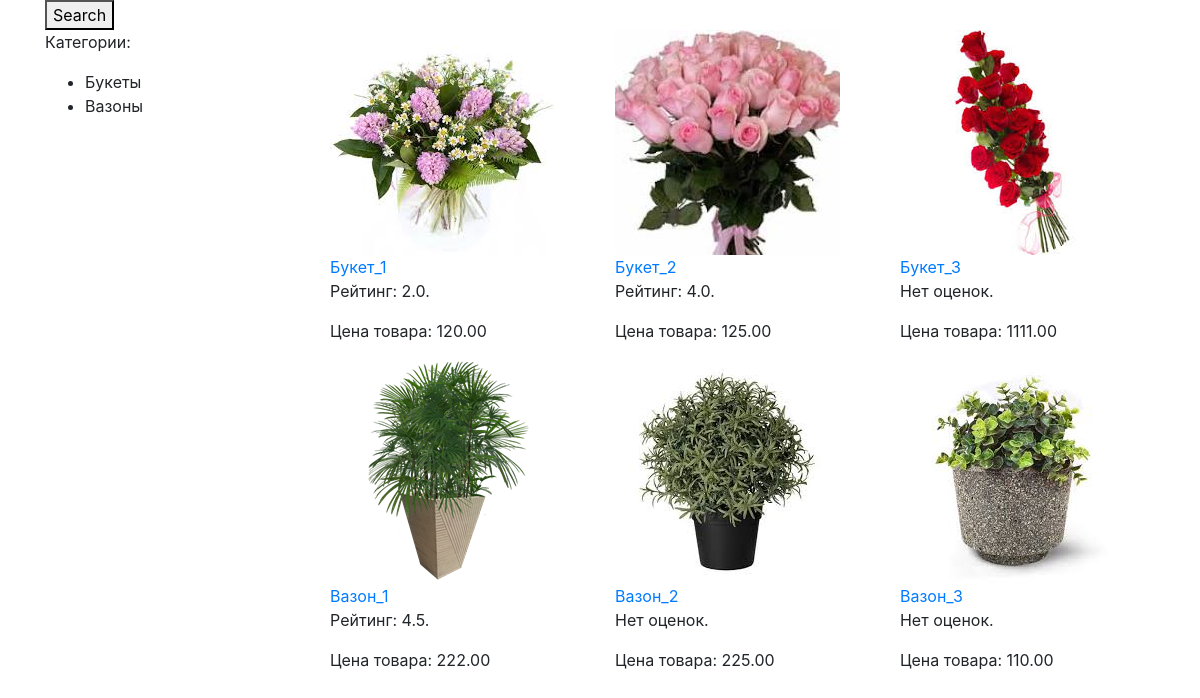
The page / on the database its author committed.
### main_page/models.py (models this page shows, shortened)
class Product(models.Model):
    specifications = models.ManyToManyField(Specification)
    slug = models.SlugField(blank=True)
    title = models.CharField(max_length=75)
    image = models.ImageField(upload_to='images')
    description = models.TextField(max_length=200)
    price = models.DecimalField(max_digits=8, decimal_places=2)
    amount = models.PositiveIntegerField()
    rating = models.DecimalField(default=0, max_digits=3, decimal_places=2)
    amount_of_review = models.PositiveIntegerField(default=0)
    discount = models.IntegerField(default=0)
    product_code = models.IntegerField()
    guarantee = models.BooleanField()
    def save(self, *args, **kwargs):
        if not self.slug:
            self.slug = slugify(self.title)
        return super().save(*args, **kwargs)
    def get_rating(self):
        ratings = Review.objects.filter(product=self)
        ratings_int = [item.rating_rev for item in ratings]
        ratings_sum = sum(ratings_int)/len(ratings_int)
        self.rating = ratings_sum
        self.save()
        return self.rating
    def count_reviews(self):
        return Review.objects.filter(product=self).count()

class Review(models.Model):
    class Star(models.IntegerChoices):
        STAR_ZERO = 0
        STAR_ONE = 1
        STAR_TWO = 2
        STAR_THREE = 3
        STAR_FOUR = 4
        STAR_FIVE = 5
    product = models.ForeignKey(Product, on_delete=models.CASCADE)
    rating_rev = models.PositiveSmallIntegerField(choices=Star.choices)
    data = models.DateTimeField(auto_now=True)
    text_rev = models.TextField(max_length=200)

### main_page/views.py (the view)
# urls.py: path('', views.all_products),
def all_products(request):
    products = models.Product.objects.all()
    return render(request, 'main_page/all_products.html', {'products': products})

### main_page/templates/main_page/all_products.html (shortened to what this page needs)
<!DOCTYPE html>
<html lang="en">
<head>
    <link rel="stylesheet"
          href="https://stackpath.bootstrapcdn.com/bootstrap/4.4.1/css/bootstrap.min.css"
>
</head>
<body>
    <div class="container">
        <form method="get" action="{% url 'search_url'  %}">
            <button type="submit">Search</button>
        </form>
    </div>
    <div class="container">
        <div class="row">
            <div class="col-3">
                <p>Категории:</p>
                <ul>
                    <li>Букеты</li>
                    <li>Вазоны</li>
                </ul>
            </div>
            <div class="col-9">
                <div class="row row-cols-3">
                {% for product in products %}
                    <div class="col-md-4">
                        <img src="{{product.image.url}}">
                        <a href="product/{{product.slug}}"> {{product.title}}</a>
                        {% if product.count_reviews %}
                            <p>Рейтинг: {{product.get_rating}}.</p>
                        {% else %}
                            <p>Нет оценок.</p>
                        {% endif %}
                        <p>Цена товара: {{product.price}}</p>
                    </div>
                {% endfor %}
                </div>
            </div>
        </div>
    </div>
</body>
</html>

### rows shown on the page
Product: image (picture), title "Букет_1", get_rating "2.0", price "120.00"
Product: image (picture), title "Букет_2", get_rating "4.0", price "125.00"
Product: image (picture), title "Букет_3", shows "Нет оценок.", price "1111.00"
Product: image (picture), title "Вазон_1", get_rating "4.5", price "222.00"
Product: image (picture), title "Вазон_2", shows "Нет оценок.", price "225.00"
Product: image (picture), title "Вазон_3", shows "Нет оценок.", price "110.00"
